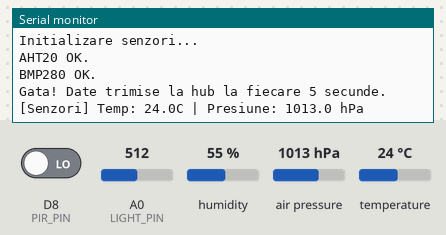
Simulated run of this sketch. Board: Arduino Uno R4 WiFi. Shown: the last lines printed to the serial monitor. The test bench sets the inputs (shaded band); at power-on: D8 (PIR_PIN) LOW, air pressure 1013 hPa, A0 (LIGHT_PIN) = 512, temperature 24 °C, humidity 55 %. WiFi joins after 1.5 s; servers stay silent unless stated; uploads are accepted with an empty reply.

Above: at 2.7 s.
2.8 s: D8 (PIR_PIN) driven HIGH
At 3.39 s:
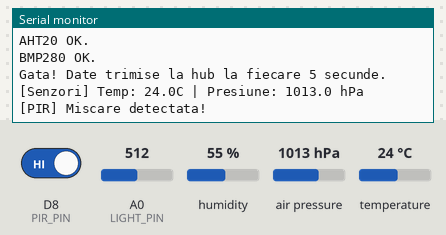
5.0 s: D8 (PIR_PIN) driven LOW
6.7 s: air pressure set to 952 hPa
At 11.1 s:
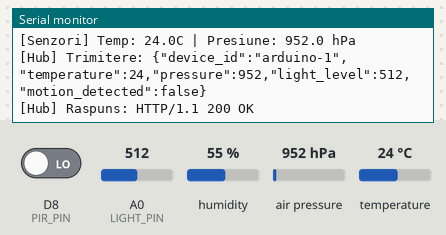
11.5 s: A0 (LIGHT_PIN) set to 716
At 12.6 s:
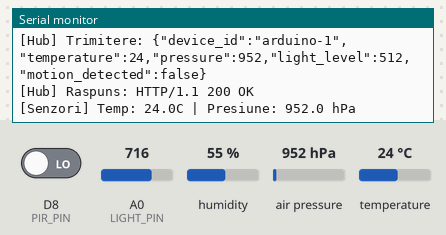
13.0 s: temperature set to 12 °C
At 14.4 s:
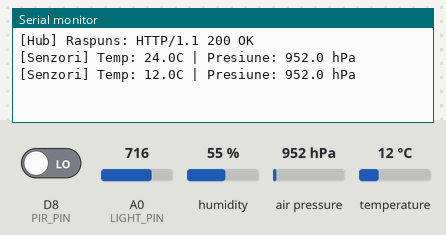
14.5 s: A0 (LIGHT_PIN) set to 992
At 15.19 s:
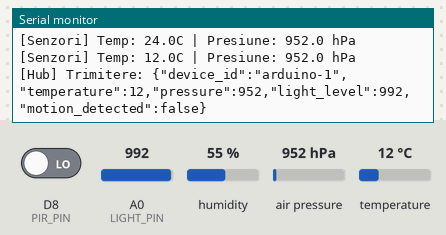

Measured:
- after the input at 2.8 s, the serial monitor: prints a new line after 0.28 s (image 1)
- after the input at 6.7 s, the serial monitor: prints a new line after 1.4 s (image 2)
- after the input at 13.0 s, the serial monitor: prints a new line after 1.1 s (image 4)
- after the input at 14.5 s, the serial monitor: prints a new line after 0.50 s (image 5)

The sketch:

SmartHub_Sensors.ino
```cpp
/**
 * SmartHub Sensor Node — Arduino Uno R4 WiFi
 * Senzori: AHT20 (temp), BMP280 (presiune), HC-SR602 (miscare), TEMT6000 (lumina)
 *
 * LIBRARII NECESARE (Manage Libraries):
 *   - Adafruit BMP280 Library
 *   - Adafruit AHTX0
 *   - Adafruit Unified Sensor (dependinta)
 *   - ArduinoJson (v6 by Benoit Blanchon)
 */

#include <Arduino.h>
#include <Wire.h>
#include <Adafruit_BMP280.h>
#include <Adafruit_AHTX0.h>
#include <WiFiS3.h>
#include <ArduinoJson.h>  // ← NOU: installeaza din Manage Libraries

// ═══════════════════════════════════════════════════════════
//  EDITEAZĂ ACESTE 4 LINII
// ═══════════════════════════════════════════════════════════
const char *ssid         = "NUMELE_RETELEI_TALE";          // WiFi SSID
const char *password     = "PAROLA_RETELEI_TALE";          // WiFi Password
const char *HUB_HOST     = "192.168.X.X";                  // IP-ul PC-ului tau (vezi instructiuni)
const char *DEVICE_TOKEN = "smarthub-arduino-secret-2026"; // NU modifica
// ═══════════════════════════════════════════════════════════

const int   HUB_PORT  = 3000;
const char *DEVICE_ID = "arduino-1";

int status = WL_IDLE_STATUS;
WiFiServer server(80);
WiFiClient client;

// --- Definire Pini ---
#define PIR_PIN   8    // HC-SR602 OUT → Pin 8
#define LIGHT_PIN A0   // TEMT6000 SIG → A0

// Senzori
Adafruit_BMP280 bmp;
Adafruit_AHTX0  aht;

// --- Intervale ---
const unsigned long INTERVAL_COMBO = 2000;
const unsigned long INTERVAL_PIR   = 500;
const unsigned long INTERVAL_LIGHT = 1000;
const unsigned long INTERVAL_SEND  = 5000;   // trimitere la hub la fiecare 5s

unsigned long lastTimeCombo = 0;
unsigned long lastTimePIR   = 0;
unsigned long lastTimeLight = 0;
unsigned long lastTimeSend  = 0;

// Valori curente senzori
float  webTemp   = 0.0;
float  webPress  = 0.0;
bool   webMotion = false;
int    webLight  = 0;

// ─────────────────────────────────────────────────────────
void connectToWiFi()
{
    if (WiFi.status() == WL_NO_MODULE) {
        Serial.println("Modul WiFi lipsa!");
        while (true);
    }

    Serial.print("Conectare la: ");
    Serial.println(ssid);

    while (status != WL_CONNECTED) {
        status = WiFi.begin(ssid, password);
        if (status != WL_CONNECTED) {
            Serial.println("Esuat. Reincercare in 5s...");
            delay(5000);
        }
    }

    Serial.println("========================================");
    Serial.println("WiFi conectat cu succes!");
    Serial.print("IP Arduino: ");
    Serial.println(WiFi.localIP());
    Serial.print("Trimite date la: http://");
    Serial.print(HUB_HOST);
    Serial.println(":3000");
    Serial.println("========================================");
}

// ─────────────────────────────────────────────────────────
void sendToHub()
{
    if (WiFi.status() != WL_CONNECTED) {
        Serial.println("[Hub] WiFi deconectat, skip.");
        return;
    }

    // Construieste payload JSON
    StaticJsonDocument<256> doc;
    doc["device_id"]       = DEVICE_ID;
    doc["temperature"]     = round(webTemp  * 10.0) / 10.0;
    doc["pressure"]        = round(webPress * 10.0) / 10.0;
    doc["light_level"]     = webLight;
    doc["motion_detected"] = webMotion;

    String body;
    serializeJson(doc, body);

    Serial.print("[Hub] Trimitere: ");
    Serial.println(body);

    if (!client.connect(HUB_HOST, HUB_PORT)) {
        Serial.println("[Hub] EROARE: Nu pot conecta la backend!");
        return;
    }

    // HTTP POST
    client.println("POST /api/arduino/data HTTP/1.1");
    client.print("Host: "); client.println(HUB_HOST);
    client.println("Content-Type: application/json");
    client.print("x-device-token: "); client.println(DEVICE_TOKEN);
    client.println("Connection: close");
    client.print("Content-Length: "); client.println(body.length());
    client.println();
    client.println(body);

    // Asteapta raspuns max 5s
    unsigned long timeout = millis();
    while (client.available() == 0) {
        if (millis() - timeout > 5000) {
            Serial.println("[Hub] Timeout raspuns.");
            client.stop();
            return;
        }
    }

    String resp = client.readStringUntil('\n');
    Serial.print("[Hub] Raspuns: "); Serial.println(resp);
    client.stop();
}

// ─────────────────────────────────────────────────────────
void setup()
{
    Serial.begin(115200);
    while (!Serial) delay(10);

    Serial.println("=== SmartHub Sensor Node ===");

    connectToWiFi();
    server.begin();

    Serial.println("Initializare senzori...");

    pinMode(PIR_PIN,   INPUT);
    pinMode(LIGHT_PIN, INPUT);

    if (!aht.begin())
        Serial.println("EROARE: AHT20 negasit!");
    else
        Serial.println("AHT20 OK.");

    if (!bmp.begin(0x77) && !bmp.begin(0x76))
        Serial.println("EROARE: BMP280 negasit!");
    else {
        bmp.setSampling(Adafruit_BMP280::MODE_NORMAL,
                        Adafruit_BMP280::SAMPLING_X2,
                        Adafruit_BMP280::SAMPLING_X16,
                        Adafruit_BMP280::FILTER_X16,
                        Adafruit_BMP280::STANDBY_MS_500);
        Serial.println("BMP280 OK.");
    }

    Serial.println("Gata! Date trimise la hub la fiecare 5 secunde.");
}

// ─────────────────────────────────────────────────────────
void loop()
{
    if (WiFi.status() != WL_CONNECTED) {
        Serial.println("WiFi pierdut, reconectare...");
        status = WL_IDLE_STATUS;
        connectToWiFi();
    }

    unsigned long now = millis();

    // AHT20 (temp) + BMP280 (presiune)
    if (now - lastTimeCombo >= INTERVAL_COMBO) {
        lastTimeCombo = now;
        sensors_event_t humidity, temp;
        aht.getEvent(&humidity, &temp);

        webTemp  = temp.temperature;
        webPress = bmp.readPressure() / 100.0F;

        Serial.printf("[Senzori] Temp: %.1fC | Presiune: %.1f hPa\n", webTemp, webPress);
    }

    // PIR
    if (now - lastTimePIR >= INTERVAL_PIR) {
        lastTimePIR = now;
        webMotion = (digitalRead(PIR_PIN) == HIGH);
        if (webMotion) Serial.println("[PIR] Miscare detectata!");
    }

    // Lumina
    if (now - lastTimeLight >= INTERVAL_LIGHT) {
        lastTimeLight = now;
        webLight = analogRead(LIGHT_PIN);
    }

    // Trimitere la SmartHub
    if (now - lastTimeSend >= INTERVAL_SEND) {
        lastTimeSend = now;
        sendToHub();
    }
}
```
